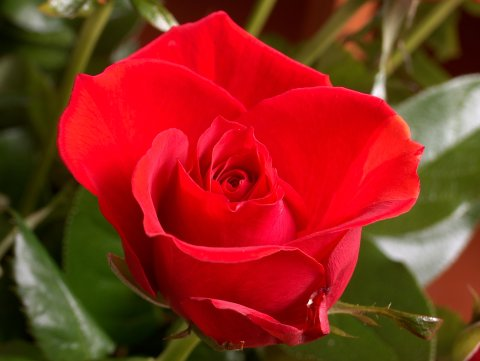
#> input picture ImageProcessing/Images/flower1.jpg, 480 x 361 px, found by its file name
$ python 11_NoisingImage.py
#> lines starting #> are read from the running program, lines starting #| are printed output that depends on the picture
# adding artificial noise to an image
import numpy as np
from matplotlib import pyplot as plt
from skimage import io, img_as_ubyte
from scipy import ndimage as nd

img = io.imread("ImageProcessing/Images/flower1.jpg",1)
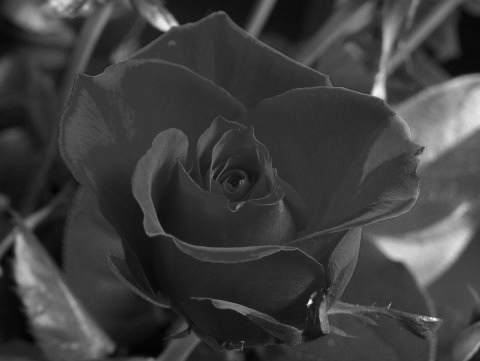
#> img: shape (361, 480) float64; min 0.00365, max 0.979, mean 0.248

# create an artificial image
# noisy = I + 0.4 * I.std() * np.random.random(I.shape)
row, col = img.shape
#> row = 361; col = 480
random_image = np.random.normal(0,0.1,(row,col))

# add img and random_img
noised_img = img + random_image
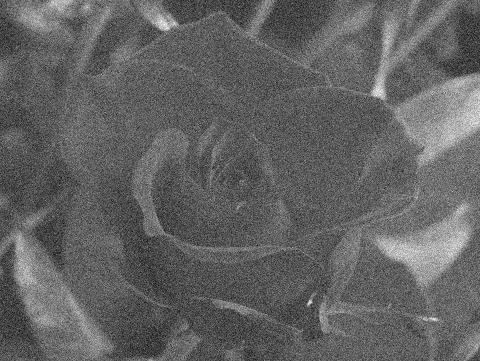
#> noised_img: shape (361, 480) float64; min -0.37, max 1.22, mean 0.248; drawn with min black and max white
#print(img.dtype, noised_img.dtype)

plt.imsave("ImageProcessing/Images/flower_noise.jpg",noised_img)
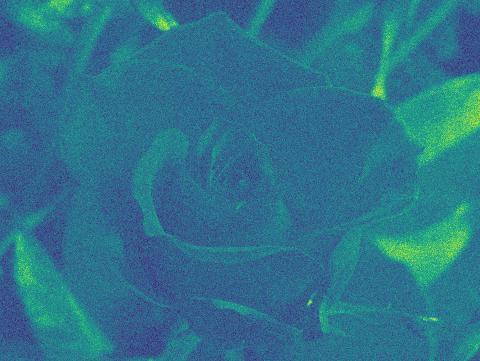
#> saved as flower_noise.jpg: shape (361, 480, 3); mean R, G, B 45.5, 116, 139.4

$ run again, with ImageProcessing/Images/flower2.JPG copied over ImageProcessing/Images/flower1.jpg
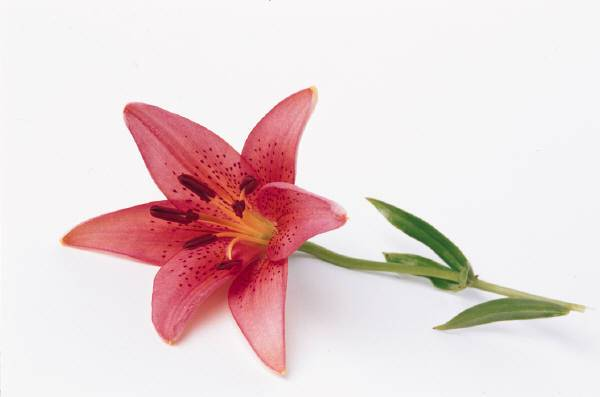
#> input picture ImageProcessing/Images/flower2.JPG, 600 x 397 px, found by its file name
#> `noised_img = img + random_image`:
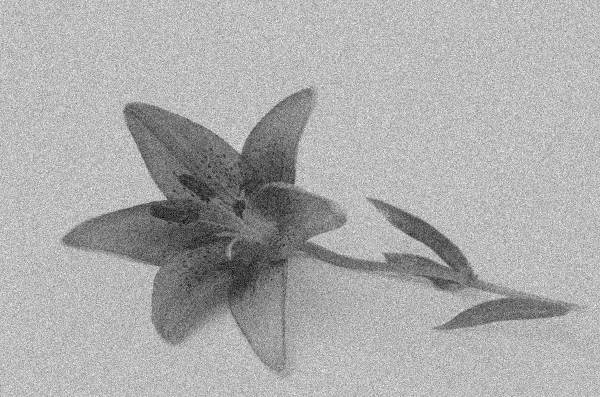
#> noised_img: shape (397, 600) float64; min -0.259, max 1.39, mean 0.854; drawn with min black and max white
#> `plt.imsave("ImageProcessing/Images/flower_noise.jpg",noised_img)`:
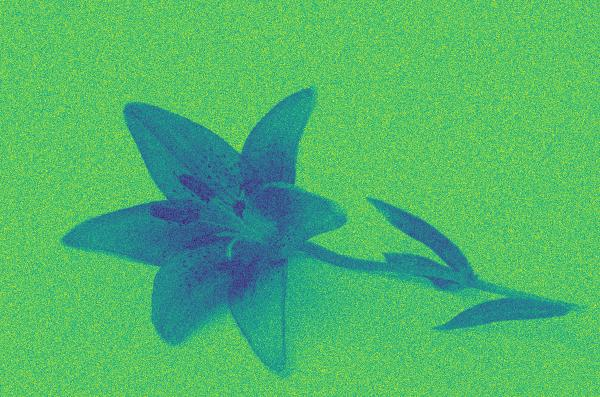
#> saved as flower_noise.jpg: shape (397, 600, 3); mean R, G, B 78.4, 182.6, 107.8

$ run again, with ImageProcessing/Images/flower3.JPG copied over ImageProcessing/Images/flower1.jpg
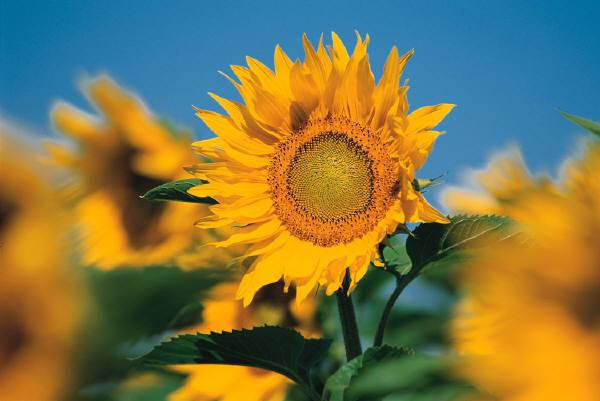
#> input picture ImageProcessing/Images/flower3.JPG, 600 x 401 px, found by its file name
#> `noised_img = img + random_image`:
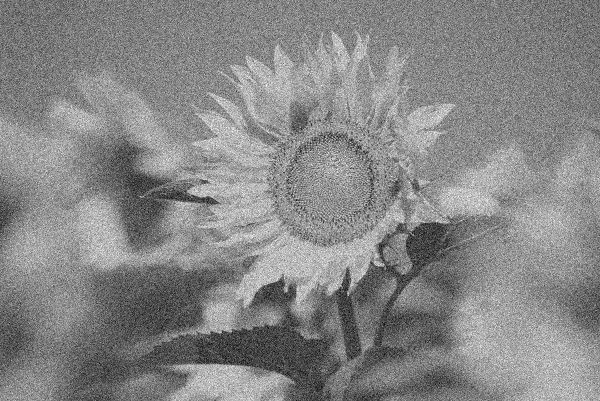
#> noised_img: shape (401, 600) float64; min -0.261, max 1.1, mean 0.459; drawn with min black and max white
#> `plt.imsave("ImageProcessing/Images/flower_noise.jpg",noised_img)`:
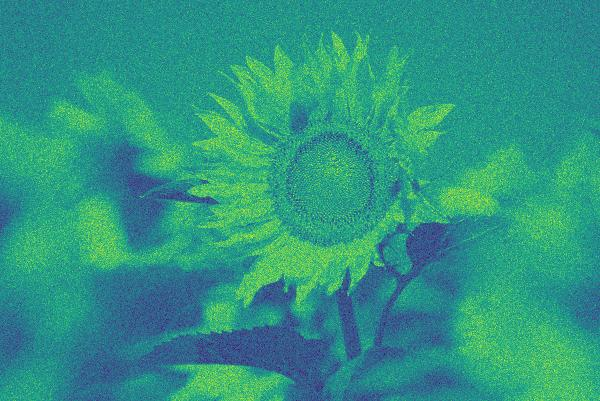
#> saved as flower_noise.jpg: shape (401, 600, 3); mean R, G, B 45.7, 149.9, 131.1

$ run again, with ImageProcessing/Images/flower4.jpg copied over ImageProcessing/Images/flower1.jpg
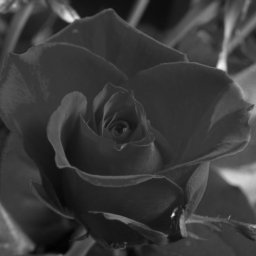
#> input picture ImageProcessing/Images/flower4.jpg, 256 x 256 px, found by its file name
#> img is the input picture: shape (256, 256); min 2, max 245, mean 58.1
#> `plt.imsave("ImageProcessing/Images/flower_noise.jpg",noised_img)`:
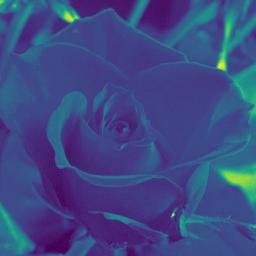
#> saved as flower_noise.jpg: shape (256, 256, 3); mean R, G, B 61.1, 74, 132
